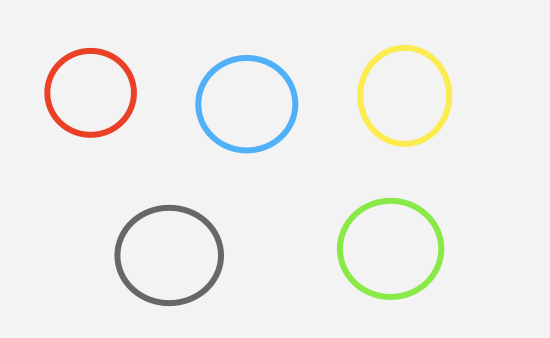
#> input picture 历史请求/test.png, 550 x 338 px
$ python test_opencv.py
#> lines starting #> are read from the running program, lines starting #| are printed output that depends on the picture; after the words box and inside, x2 and y2 are one past the last pixel; in counts of white or black regions, pixels touching at a corner belong together
import cv2
import numpy as np

# 读取图像
image = cv2.imread('test.png')
#> image is the input picture: shape (338, 550, 3); mean B, G, R 236.6, 239.2, 239

# 转换图像到 HSV 空间
hsv = cv2.cvtColor(image, cv2.COLOR_BGR2HSV)
#> hsv: shape (338, 550, 3); mean H, S, V 2.1, 6.9, 241.6

# 定义黄色的颜色范围（可能需要根据图像的不同调整）
lower_yellow = (20, 100, 100)
upper_yellow = (30, 255, 255)

# 根据颜色范围提取黄色部分
mask = cv2.inRange(hsv, lower_yellow, upper_yellow)
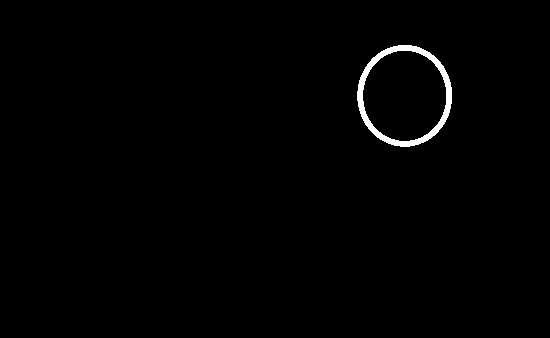
#> mask: shape (338, 550); 0.92% white; 1 white region, box (x1, y1, x2, y2) and area: (357, 45, 452, 147) 1712

# 查找圆形
circles = cv2.HoughCircles(mask, cv2.HOUGH_GRADIENT, 1, 20, param1=50, param2=30, minRadius=0, maxRadius=0)
#> circles = [[403.5, 97.5, 47.9]]

# 获取查找到的圆形的坐标和半径
if circles is not None:
    circles = np.round(circles[0, :]).astype("int")
#> circles = [[404, 98, 48]]

    # 遍历每一个圆形
    for (x, y, r) in circles:
        # 在原图中画出圆形
        cv2.circle(image, (x, y), r, (0, 255, 0), 4)
#> this loop made 1 pass
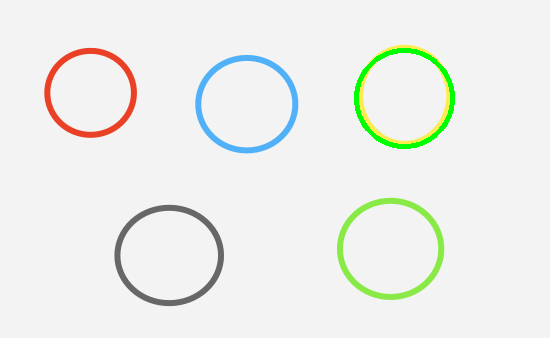
#> image: shape (338, 550, 3); 0.8% of pixels changed, all inside (x1, y1, x2, y2) = (354, 48, 455, 149)

# 显示图像
cv2.imshow("Output", image)
cv2.waitKey(0)
